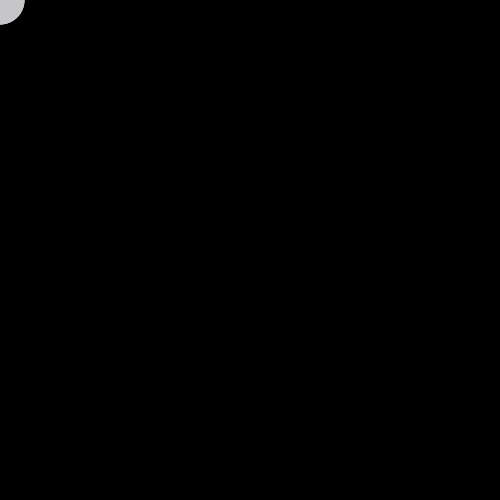
Frame 1 (no input)
Frame 60 (the mouse pressed at the canvas centre just before this capture): identical to frame 1, image omitted
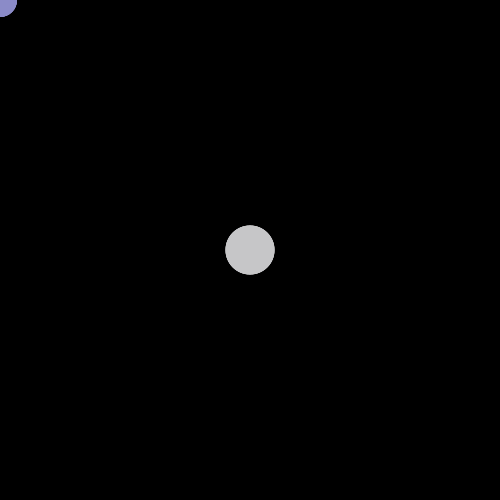
Frame 120 (the mouse held since frame 60 and released just before this capture)

The Processing sketch that drew these frames (run headless with seeded random() and noise(); from frame 60 on, the mouse is pressed at the canvas centre):

// Processing sketch: processing_49470
// ── processing_49470.pde

float[] x = new float [200];
float[] y = new float [200];

void setup () {
  size (500, 500);
  smooth ();
  noStroke();
  
  //reset all the number in both arrays 
  
  
  for (int i = 0; i<50; i++) {
  x[i] = 0;
  y[i] = 0;
}
}
void draw () {
  background (0);
  
  //now iterate 0 to 48
  
  for(int i = 0; i<x.length-1; i++) {
    x[i] = x [i+1];
     y[i] = y [i+1];
     fill (i, i, 200); 
     ellipse (x[i], y[i], i/4, i/4);
  }
  x [x.length-1] = mouseX;
  y [y.length-1] = mouseY;
  }

                
                                
